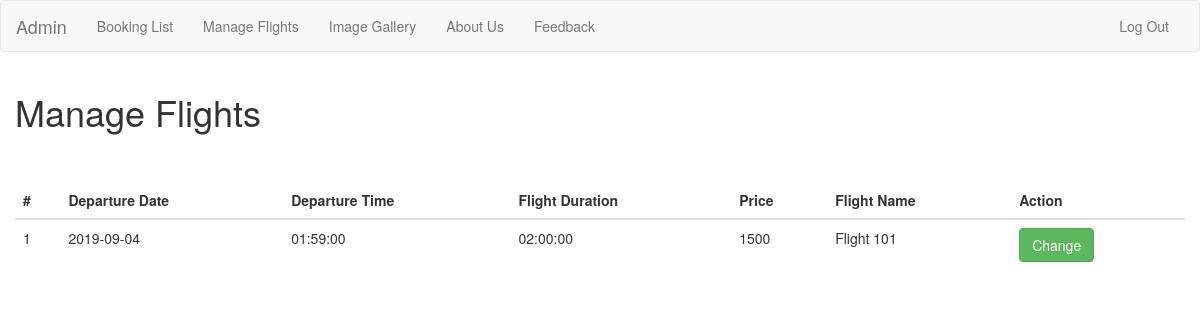
/admin/dashboard/dashboard.php?page=manageflights, run on the app's committed database.
### tables this page shows
CREATE TABLE `flights` (
  `id` int(11) NOT NULL,
  `departureDate` date NOT NULL,
  `departureTime` time NOT NULL,
  `duration` time NOT NULL,
  `price` int(11) NOT NULL,
  `flightName` varchar(255) NOT NULL
);

### admin/dashboard/page/manageflights.php (the view, shortened to what this page needs)
<?php
include '../../config/connection.php';
$result=$con->query("SELECT * FROM flights");
 ?>
<section class="manage">
  <div class="container-fluid">
    <h1>Manage Flights</h1>
    <br><br>
    <table class="table table-hover">
      <thead>
        <tr>
        <th>#</th>
        <th>Departure Date</th>
        <th>Departure Time</th>
        <th>Flight Duration</th>
        <th>Price</th>
        <th>Flight Name</th>
        <th>Action</th>
      </tr>
      </thead>
      <tbody>
        <?php
        while ($row = $result->fetch_assoc()):
          ?>
        <tr>
          <form class="form" action="page/process/update.php?id=<?=$row['id']; ?>" method="post" role="form">
            <td><?php echo $row['id']; ?>
              </td>
            <td><?php echo $row['departureDate']; ?>
              </td>
                <td><?php echo $row['departureTime']; ?>
                  </td>
                  <td><?php echo $row['duration']; ?>
                    </td>
                    <td><?php echo $row['price']; ?>
                      </td>
                      <td><?php echo $row['flightName']; ?>
                      </td>
                      <td><input type="submit" name="submit" value="Done" class="<?= $row['id'] ?> btn btn-success" style="display:none;">
                    </form>
                     <button type="button" name="btn-change" value="Change" id="<?= $row['id'] ?>" class="btn btn-success"  onclick="showRow(<?= $row['id'] ?>)">Change</button>
        </tr>
        <?php endwhile; ?>
      </tbody>
    </table>
  </div>
</section>

### data on the page
flights: id "1", departureDate "2019-09-04", departureTime "01:59:00", duration "02:00:00", price "1500", flightName "Flight 101"
